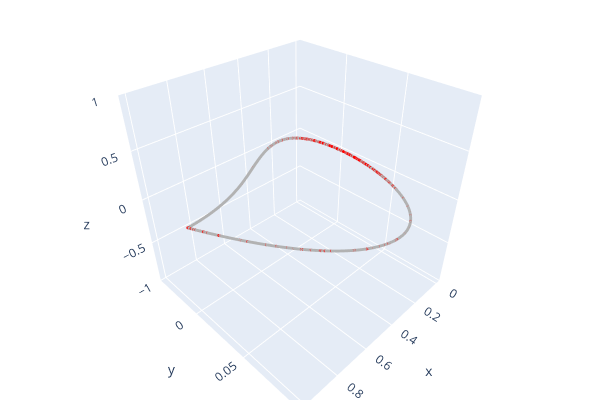

Write notebook code for a chart like this one.
### Code cell
# 2) Forward pass to get logits and critical indices
with torch.no_grad():
    logits, crit_idxs, _ = classifier38(points.unsqueeze(0).transpose(2, 1))  # crit_idxs: (1, C)
    crit_idxs = crit_idxs[0]                                                # (C,)
    crit_idxs = torch.unique(crit_idxs)                                     # unique indices

# 3) Build point clouds for visualization
all_pts  = points.cpu().numpy()                   # (N, 3)
crit_pts = all_pts[crit_idxs.cpu().numpy()]       # (M, 3) with M <= C

# Open3D requires colors in [0, 1]
import open3d as o3
import numpy as np

grey = np.array([0.7, 0.7, 0.7])
red  = np.array([1.0, 0.0, 0.0])

pc_all = o3.geometry.PointCloud()
pc_all.points = o3.utility.Vector3dVector(all_pts)
pc_all.colors = o3.utility.Vector3dVector(np.repeat(grey[None, :], all_pts.shape[0], axis=0))

pc_crit = o3.geometry.PointCloud()
pc_crit.points = o3.utility.Vector3dVector(crit_pts)
pc_crit.colors = o3.utility.Vector3dVector(np.repeat(red[None, :], crit_pts.shape[0], axis=0))

o3.visualization.draw_plotly([pc_all, pc_crit])   # or draw(pc_all); draw(pc_crit) locally

### Figure 1 — Plotly figure (JSON) as saved in the notebook; plotly's stock layout.template omitted (floating-point values rounded to 4 significant figures; data arrays with more than 128 entries replaced by an {"elided": "..."} marker saying what was removed)
{"data": [{"marker": {"color": {"elided": "10000x3 float values"}, "size": 1}, "mode": "markers", "type": "scatter3d", "x": {"elided": "10000 float values"}, "y": {"elided": "10000 float values"}, "z": {"elided": "10000 float values"}}, {"marker": {"color": {"elided": "395x3 float values"}, "size": 1}, "mode": "markers", "type": "scatter3d", "x": {"elided": "395 float values"}, "y": {"elided": "395 float values"}, "z": {"elided": "395 float values"}}], "layout": {"height": 400, "margin": {"b": 0, "l": 0, "r": 0, "t": 0}, "scene": {"camera": {"center": {"x": 0, "y": 0, "z": 0}, "up": {"x": 0, "y": 0, "z": 1}}}, "showlegend": false, "width": 600}}
